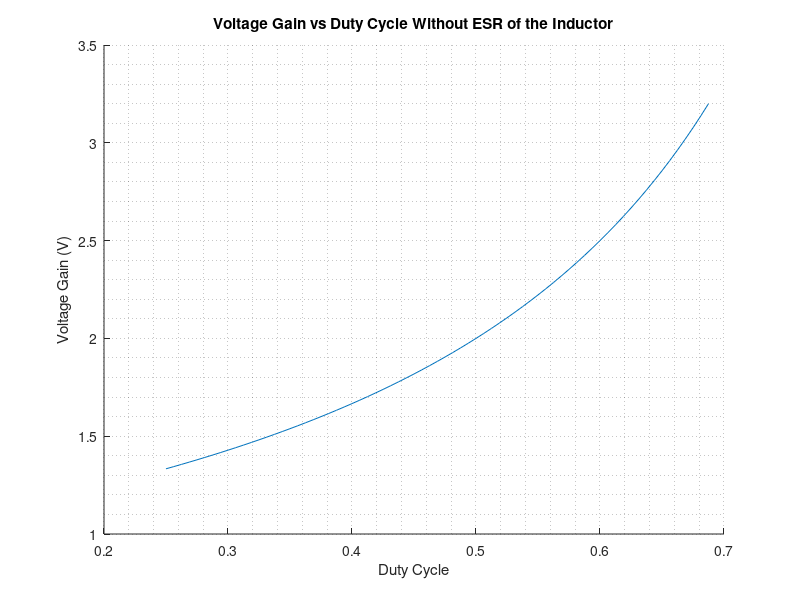
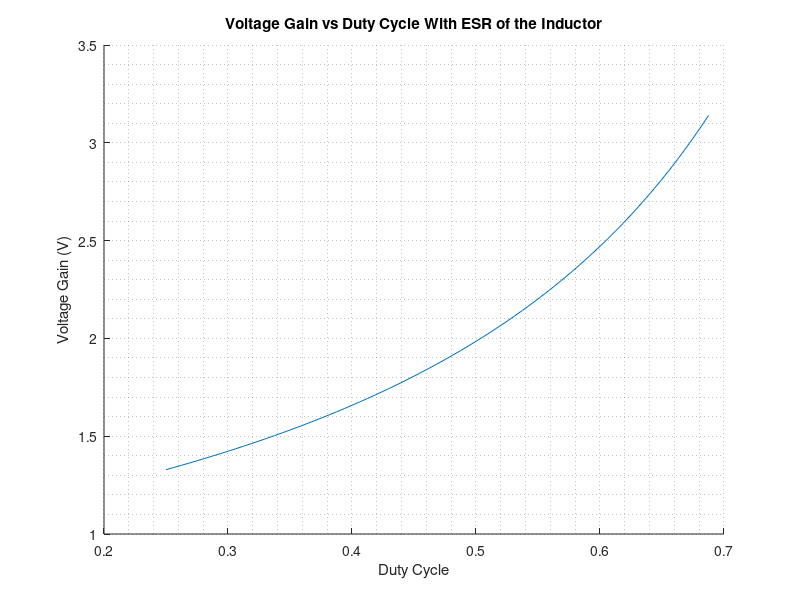
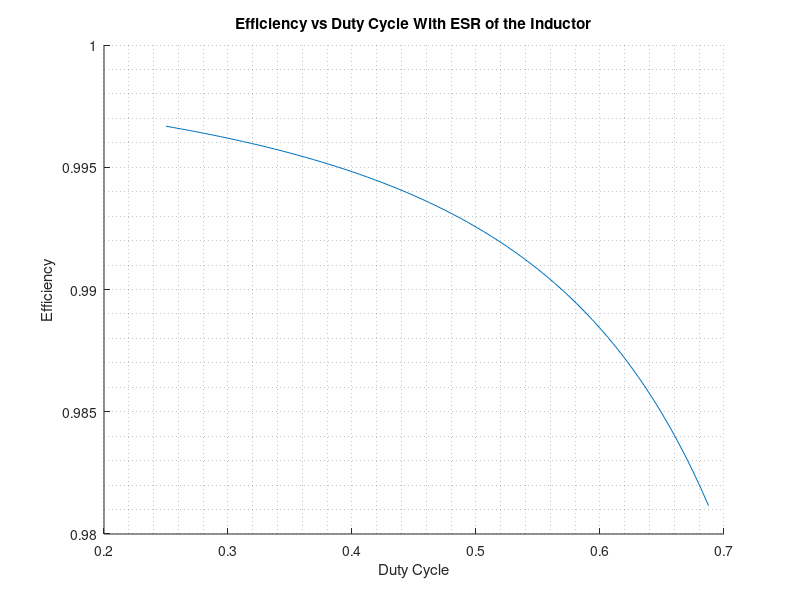
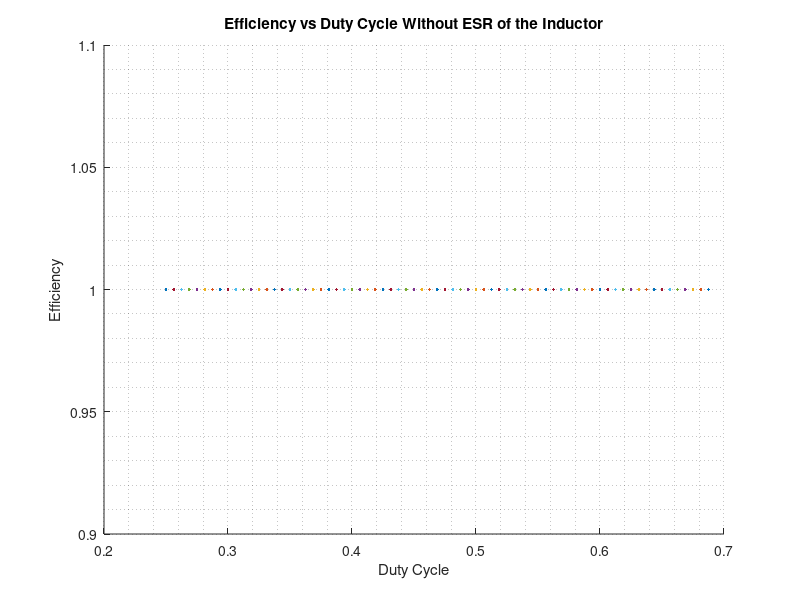

Here is the MATLAB script that generated these plots, in order:
close all
clear all
clc
Vo = 16; %V
Po = 16; %W
Ro = (Vo^2)/Po; %ohm
Vin = 5:0.1:12;
fs= 300000; %300kHz
%%
%V_L = D*Vin + (1-D)*(Vin - Vo);
D = 1 - Vin./Vo;
%%
VoltageGain = Vo./Vin;

Efficiency= 1;
%%
figure
hold on
plot(D,VoltageGain)
grid minor
ylabel("Voltage Gain (V)")
xlabel("Duty Cycle")
title("Voltage Gain vs Duty Cycle Without ESR of the Inductor")
hold off


%%

IL = Vo./((1-D)*Ro); %inductor current

%with ESR = 30mohm
ESR = 0.03; %ohm
%V_L = D*(Vin - IL*ESR) + (1-D)*(Vin - Vo - IL*ESR);
% Vin = (1-D)Vo + IL*ESR
%using found inductor current IL
%Vin = (1-D)Vo + (Vo./((1-D)*Ro))*ESR
Vin = Vo* ((1-D) + (1./((1-D)*Ro))*ESR);
VoltageGainwithESR = Vo./Vin;
EfficiencywithESR = (1-D)./((1-D) + (1./((1-D)*Ro))*ESR);
%%
figure
hold on
plot(D,VoltageGainwithESR)
grid minor
ylabel("Voltage Gain (V)")
xlabel("Duty Cycle")
title("Voltage Gain vs Duty Cycle With ESR of the Inductor")
hold off


%%
figure
hold on
plot(D,EfficiencywithESR)
grid minor
ylabel("Efficiency")
xlabel("Duty Cycle")
title("Efficiency vs Duty Cycle With ESR of the Inductor")
hold off



%%
figure
hold on
plot(D,Efficiency)
grid minor
ylabel("Efficiency")
xlabel("Duty Cycle")
title("Efficiency vs Duty Cycle Without ESR of the Inductor")
hold off

